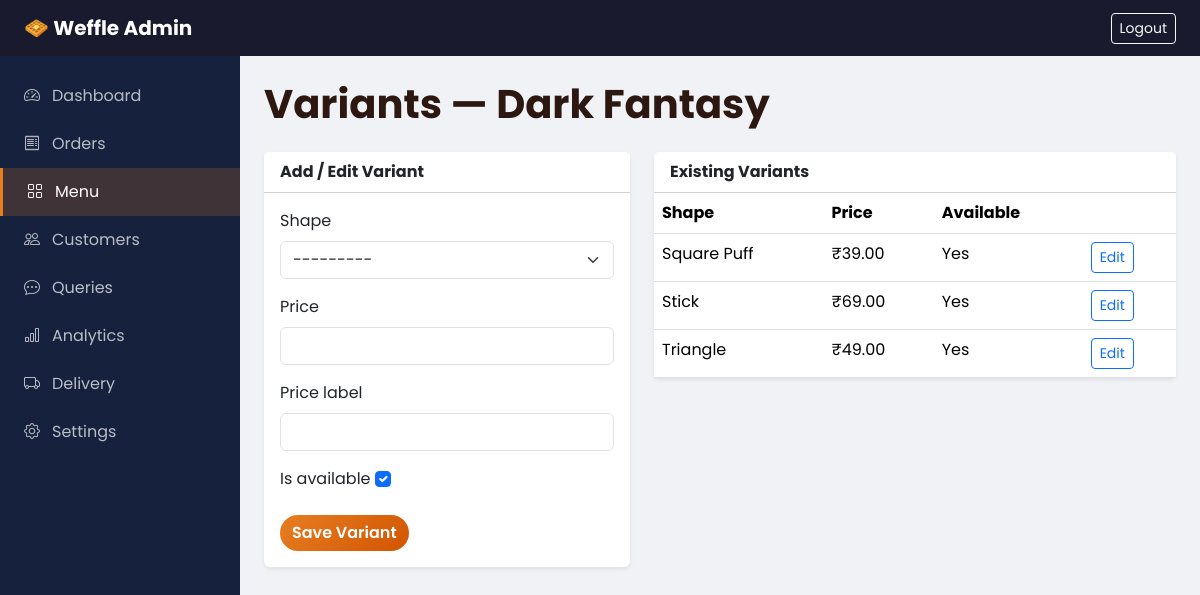
The page /admin-panel/menu/1/variants/ (signed in) on the database its author committed.
### shop/models.py (models this page shows, shortened)
class MenuItem(models.Model):
    category = models.ForeignKey(Category, on_delete=models.CASCADE, related_name='items')
    name = models.CharField(max_length=200)
    description = models.TextField(blank=True)
    image = models.ImageField(upload_to='menu/', blank=True, null=True)
    is_available = models.BooleanField(default=True)
    is_featured = models.BooleanField(default=False)
    sort_order = models.PositiveIntegerField(default=0)
    created_at = models.DateTimeField(auto_now_add=True)
    updated_at = models.DateTimeField(auto_now=True)
    class Meta:
        ordering = ['sort_order', 'name']

class MenuVariant(models.Model):
    SHAPE_SQUARE = 'square_puff'
    SHAPE_STICK = 'stick'
    SHAPE_TRIANGLE = 'triangle'
    SHAPE_SINGLE = 'single'
    SHAPE_DOUBLE = 'double'
    SHAPE_STANDARD = 'standard'
    SHAPE_CHOICES = [
        (SHAPE_SQUARE, 'Square Puff'),
        (SHAPE_STICK, 'Stick'),
        (SHAPE_TRIANGLE, 'Triangle'),
        (SHAPE_SINGLE, 'Single'),
        (SHAPE_DOUBLE, 'Double'),
        (SHAPE_STANDARD, 'Standard'),
    ]
    menu_item = models.ForeignKey(MenuItem, on_delete=models.CASCADE, related_name='variants')
    shape = models.CharField(max_length=20, choices=SHAPE_CHOICES)
    price = models.DecimalField(
        max_digits=8,
        decimal_places=2,
        null=True,
        blank=True,
        validators=[MinValueValidator(Decimal('0'))],
    )
    price_label = models.CharField(
        max_length=50,
        blank=True,
        help_text='Display text when price is custom (e.g. "Double")',
    )
    is_available = models.BooleanField(default=True)
    class Meta:
        unique_together = ['menu_item', 'shape']
        ordering = ['menu_item', 'shape']

### shop/views.py (the view)
# urls.py: path('admin-panel/menu/<int:item_pk>/variants/', views.admin_variant_edit, name='admin_variant_edit'),
@admin_required
def admin_variant_edit(request, item_pk):
    item = get_object_or_404(MenuItem, pk=item_pk)
    if request.method == 'POST':
        variant_id = request.POST.get('variant_id')
        if variant_id:
            variant = get_object_or_404(MenuVariant, pk=variant_id, menu_item=item)
            form = MenuVariantForm(request.POST, instance=variant)
        else:
            form = MenuVariantForm(request.POST)
        if form.is_valid():
            variant = form.save(commit=False)
            variant.menu_item = item
            variant.save()
            messages.success(request, 'Variant saved.')
            return redirect('shop:admin_variant_edit', item_pk=item_pk)
    else:
        form = MenuVariantForm()
    variants = item.variants.all()
    return render(
        request,
        'shop/admin/variant_form.html',
        {'item': item, 'variants': variants, 'form': form},
    )

### shop/forms.py
class MenuVariantForm(forms.ModelForm):
    class Meta:
        model = MenuVariant
        fields = ['shape', 'price', 'price_label', 'is_available']
        widgets = {
            'shape': forms.Select(attrs={'class': 'form-select'}),
            'price': forms.NumberInput(attrs={'class': 'form-control', 'step': '0.01'}),
            'price_label': forms.TextInput(attrs={'class': 'form-control'}),
            'is_available': forms.CheckboxInput(attrs={'class': 'form-check-input'}),
        }

### shop/context_processors.py (called while the page is built)
def site_settings(request):
    return {
        'SITE_NAME': settings.SITE_NAME,
        'CURRENCY': settings.CURRENCY_SYMBOL,
        'cart_count': cart_count(request) if request.user.is_authenticated else 0,
    }

### shop/models.py (called while the page is built)
    @property
    def is_shop_admin(self):
        return self.role == self.ROLE_ADMIN or self.is_superuser

### shop/utils.py (called while the page is built)
def get_cart(request):
    return request.session.get('cart', {})

def cart_count(request):
    cart = get_cart(request)
    return sum(item.get('quantity', 0) for item in cart.values())

### templates/shop/admin/variant_form.html (shortened to what this page needs)
{% extends 'shop/admin/base_admin.html' %}
{% block admin_content %}
<div class="p-4">
    <h1 class="fw-bold mb-4">Variants — {{ item.name }}</h1>
    <div class="row g-4">
        <div class="col-lg-5">
            <div class="card shadow-sm border-0">
                <div class="card-header bg-white fw-bold">Add / Edit Variant</div>
                <div class="card-body">
                    <form method="post">
                        {% for field in form %}
                        <div class="mb-3">
                            <label class="form-label">{{ field.label }}</label>
                            {{ field }}
                        </div>
                        {% endfor %}
                        <button type="submit" class="btn btn-weffle">Save Variant</button>
                    </form>
                </div>
            </div>
        </div>
        <div class="col-lg-7">
            <div class="card shadow-sm border-0">
                <div class="card-header bg-white fw-bold">Existing Variants</div>
                <div class="table-responsive">
                    <table class="table mb-0">
                        <thead><tr><th>Shape</th><th>Price</th><th>Available</th><th></th></tr></thead>
                        <tbody>
                            {% for v in variants %}
                            <tr>
                                <td>{{ v.get_shape_display }}</td>
                                <td>{% if v.price %}{{ CURRENCY }}{{ v.price }}{% else %}{{ v.price_label|default:"—" }}{% endif %}</td>
                                <td>{% if v.is_available %}Yes{% else %}No{% endif %}</td>
                                <td><button class="btn btn-sm btn-outline-primary" onclick="editVariant({{ v.id }}, '{{ v.shape }}', '{{ v.price|default:"" }}', '{{ v.price_label }}', {{ v.is_available|yesno:"true,false" }})">Edit</button></td>
                            </tr>
                            {% endfor %}
                        </tbody>
                    </table>
                </div>
            </div>
        </div>
    </div>
</div>
{% endblock %}

### templates/shop/admin/base_admin.html (shortened to what this page needs)
{% extends 'shop/base.html' %}
{% block body_class %}admin-page{% endblock %}
{% block navbar %}
<nav class="navbar navbar-dark admin-nav fixed-top">
    <div class="container-fluid px-4">
        <a class="navbar-brand fw-bold" href="{% url 'shop:admin_dashboard' %}">🧇 {{ SITE_NAME }} Admin</a>
        <div class="d-flex align-items-center gap-3">
            <a href="{% url 'shop:logout' %}" class="btn btn-sm btn-outline-light">Logout</a>
        </div>
    </div>
</nav>
<div class="admin-layout">
    <aside class="admin-sidebar">
        <ul class="nav flex-column">
            <li><a href="{% url 'shop:admin_dashboard' %}" class="{% if request.resolver_match.url_name == 'admin_dashboard' %}active{% endif %}"><i class="bi bi-speedometer2"></i> Dashboard</a></li>
            <li><a href="{% url 'shop:admin_orders' %}" class="{% if 'admin_order' in request.resolver_match.url_name %}active{% endif %}"><i class="bi bi-receipt"></i> Orders</a></li>
            <li><a href="{% url 'shop:admin_menu' %}" class="{% if 'admin_menu' in request.resolver_match.url_name or 'admin_variant' in request.resolver_match.url_name %}active{% endif %}"><i class="bi bi-grid"></i> Menu</a></li>
            <li><a href="{% url 'shop:admin_customers' %}" class="{% if request.resolver_match.url_name == 'admin_customers' %}active{% endif %}"><i class="bi bi-people"></i> Customers</a></li>
            <li><a href="{% url 'shop:admin_queries' %}" class="{% if 'admin_query' in request.resolver_match.url_name %}active{% endif %}"><i class="bi bi-chat-dots"></i> Queries</a></li>
            <li><a href="{% url 'shop:admin_analytics' %}" class="{% if request.resolver_match.url_name == 'admin_analytics' %}active{% endif %}"><i class="bi bi-bar-chart"></i> Analytics</a></li>
            <li><a href="{% url 'shop:admin_delivery_agents' %}" class="{% if 'admin_delivery' in request.resolver_match.url_name %}active{% endif %}"><i class="bi bi-truck"></i> Delivery</a></li>
            <li><a href="{% url 'shop:admin_settings' %}" class="{% if request.resolver_match.url_name == 'admin_settings' %}active{% endif %}"><i class="bi bi-gear"></i> Settings</a></li>
        </ul>
    </aside>
    <main class="admin-main">
        {% block admin_content %}{% endblock %}
    </main>
</div>
{% endblock %}

### templates/shop/base.html (shortened to what this page needs)
<!DOCTYPE html>
<html lang="en">
<head>
    <link href="https://cdn.jsdelivr.net/npm/bootstrap@5.3.3/dist/css/bootstrap.min.css" rel="stylesheet">
    <link href="https://cdn.jsdelivr.net/npm/bootstrap-icons@1.11.3/font/bootstrap-icons.min.css" rel="stylesheet">
    <link href="https://unpkg.com/aos@2.3.4/dist/aos.css" rel="stylesheet">
    {% load static %}
    <link rel="stylesheet" href="{% static 'shop/css/style.css' %}">
</head>
<body class="{% block body_class %}{% endblock %}">
    {% block navbar %}{% endblock %}
    <div id="toast-container" class="toast-container position-fixed top-0 end-0 p-3" style="z-index:9999"></div>
</body>
</html>

### static/shop/css/style.css (style rules this page uses)
:root { --weffle-primary: #e67e22; --weffle-dark: #d35400; --weffle-light: #fdebd0; --weffle-bg: #fffaf5; --weffle-text: #2c1810; --nav-height: 70px; }
* { box-sizing: border-box; }
body { font-family: 'Poppins', sans-serif; background: var(--weffle-bg); color: var(--weffle-text); min-height: 100vh; display: flex; flex-direction: column; }
.btn-weffle { background: linear-gradient(135deg, var(--weffle-primary), var(--weffle-dark)); border: none; color: #fff; font-weight: 600; border-radius: 50px; transition: transform 0.2s, box-shadow 0.2s; }
.admin-page { background: #f0f2f5; }
.admin-nav { background: #1a1a2e !important; z-index: 1030; }
.admin-layout { display: flex; padding-top: 56px; min-height: 100vh; }
.admin-sidebar { width: 240px; background: #16213e; min-height: calc(100vh - 56px); position: fixed; top: 56px; left: 0; padding: 1rem 0; }
.admin-sidebar a { display: flex; align-items: center; gap: 0.75rem; padding: 0.75rem 1.5rem; color: rgba(255,255,255,0.7); text-decoration: none; transition: all 0.2s; }
.admin-sidebar a:hover, .admin-sidebar a.active { background: rgba(230, 126, 34, 0.2); color: #fff; border-left: 3px solid var(--weffle-primary); }
.admin-main { margin-left: 240px; flex: 1; min-height: calc(100vh - 56px); }

### rows shown on the page
MenuItem: name "Dark Fantasy"
MenuVariant: shape "Square Puff", CURRENCY "₹", price "39.00", is_available "Yes"
MenuVariant: shape "Stick", CURRENCY "₹", price "69.00", is_available "Yes"
MenuVariant: shape "Triangle", CURRENCY "₹", price "49.00", is_available "Yes"

### other values the page prints
{{ SITE_NAME }} "Weffle"
{{ field.label }} "Shape" "Price" "Price label" "Is available"
